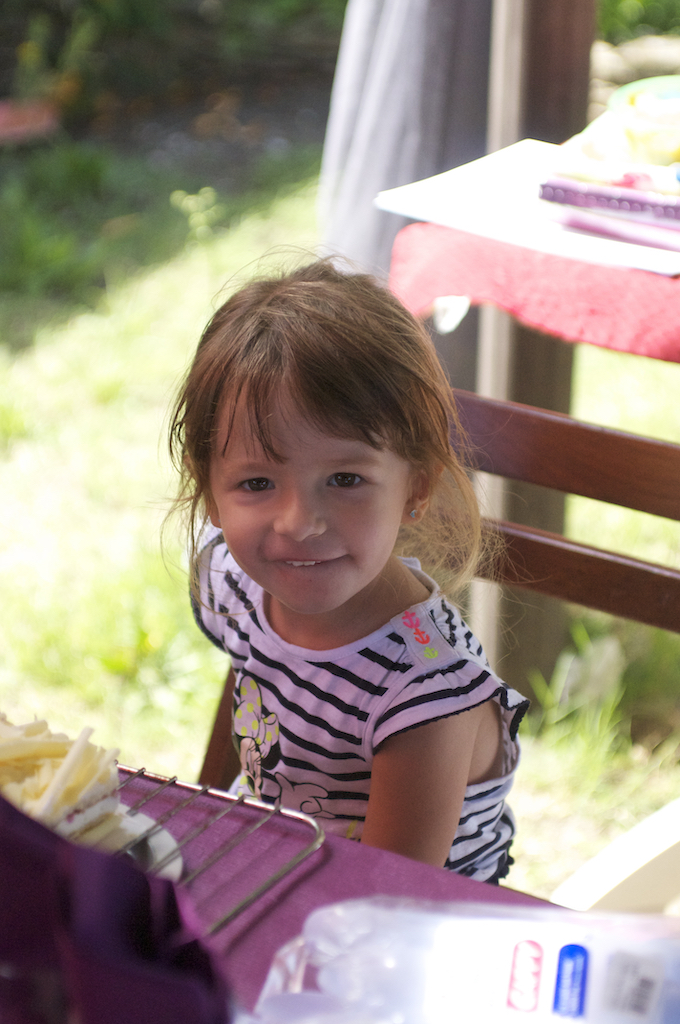
#> input picture maureen.jpg, 680 x 1024 px
$ python tailleimage.py
#> lines starting #> are read from the running program, lines starting #| are printed output that depends on the picture
#!/usr/bin/env python3
# -*- coding: utf-8 -*-
"""
Created on Thu Apr 18 15:49:55 2019

@author: gilles
"""
from PIL import Image

# ouverture de l'image et stockage dans une variable nommée img
# en utilisant la fonction Image de la bibliothèque PIL
img = Image.open('maureen.jpg')
#> img is the input picture: PIL image 680x1024 RGB; mean R, G, B 157.3, 143.3, 132
img.show()
# on récupère les dimensions de l'image grâce à la
# fonction size appliquée à la variable image et on les place dans un tuple
a,b=img.size
#> a = 680; b = 1024
taille=(a,b)
#> taille = (680, 1024)
#on affiche les valeurs de la taille

print('taille de l image :')
print('largeur :',a)
#| largeur : 680
print('hauteur :',b)
#| hauteur : 1024
bands=img.getbands()
#> bands = ('R', 'G', 'B')
print(bands)
#| ('R', 'G', 'B')
extrem=img.getextrema()
#> extrem = ((0, 255), (0, 255), (0, 255))
print(extrem)
#| ((0, 255), (0, 255), (0, 255))
palette=img.getpalette()
print('palette associée :',palette)
#| palette associée : None
exif_donnees = img._getexif()
#> exif_donnees = 25 items
print(exif_donnees)
#> (printed output is left out)

r,g,b=img.split()
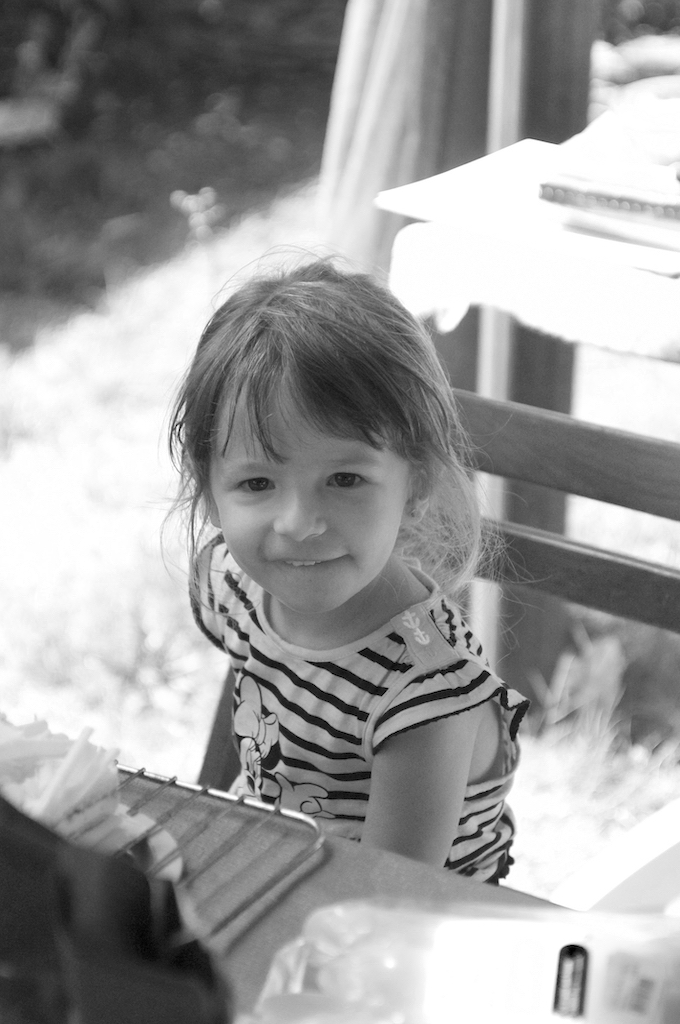
#> r: PIL image 680x1024 L; min 0, max 255, mean 157.3
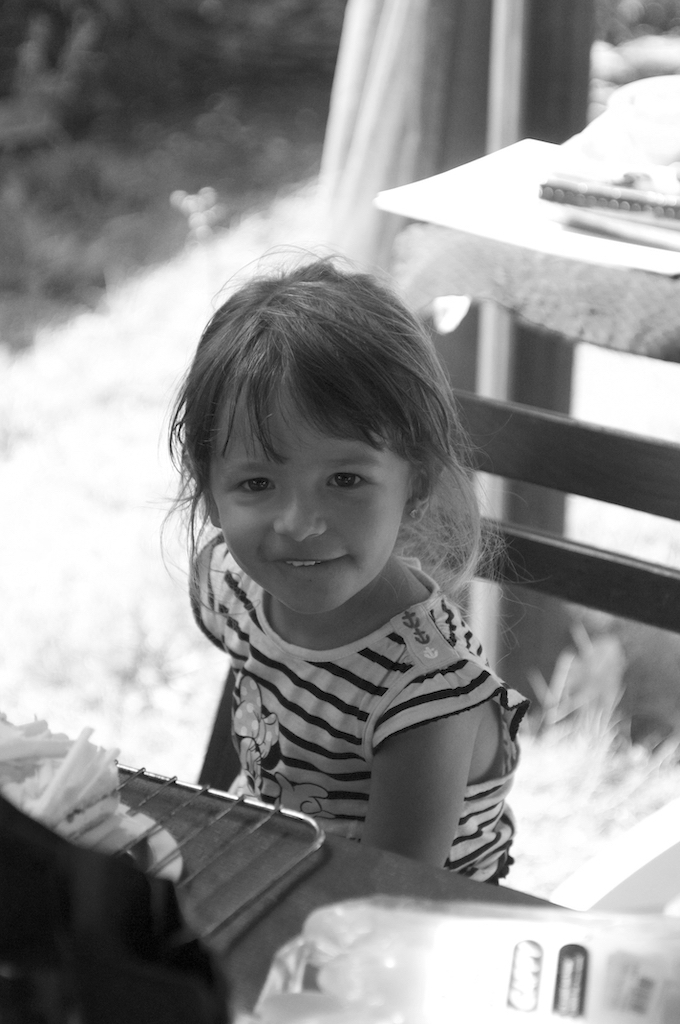
#> g: PIL image 680x1024 L; min 0, max 255, mean 143.3
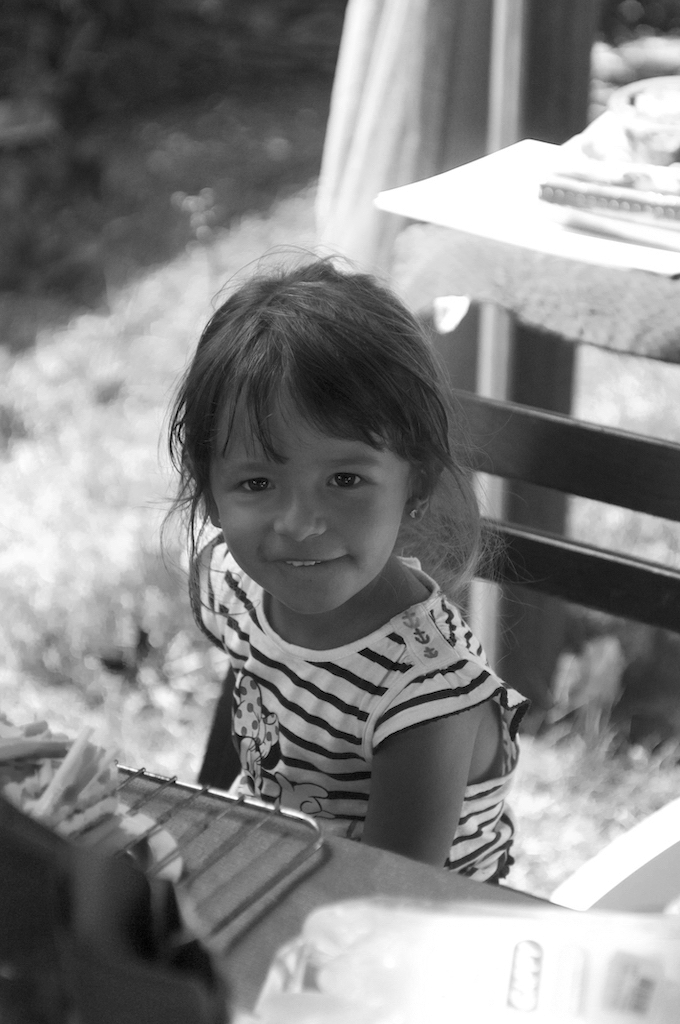
#> b: PIL image 680x1024 L; min 0, max 255, mean 132
listr=list(r.getdata())
#> listr = 696320 items
listg=list(g.getdata())
#> listg = 696320 items
listb=list(b.getdata())
#> listb = 696320 items

newr=Image.new("L",taille)
#> newr: PIL image 680x1024 L; every value is 0
newr.putdata(listr)
newr.save("Maureen_R.jpg")

newg=Image.new("L",taille)
newg.putdata(listg)
newg.save("Maureen_G.jpg")

newb=Image.new("L",taille)
newb.putdata(listb)
newb.save("Maureen_B.jpg")
